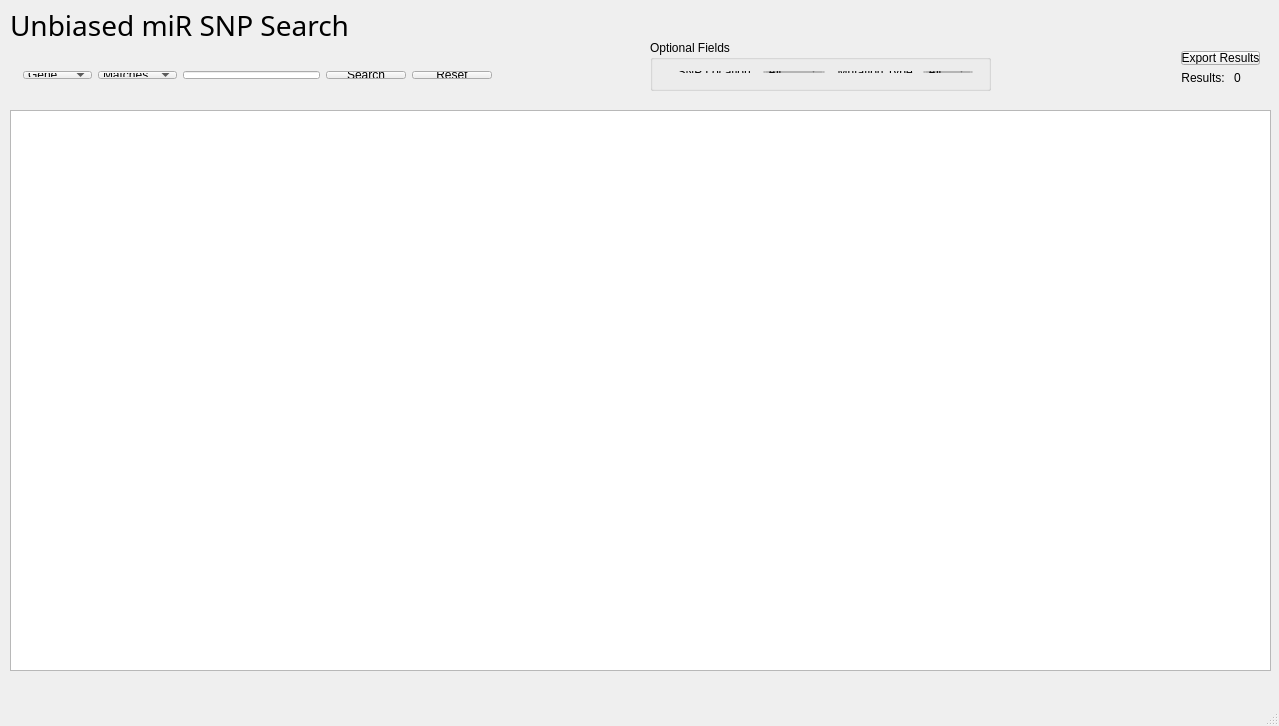
<?xml version="1.0" encoding="UTF-8"?>
<ui version="4.0">
 <class>MainWindow</class>
 <widget class="QMainWindow" name="MainWindow">
  <property name="enabled">
   <bool>true</bool>
  </property>
  <property name="geometry">
   <rect>
    <x>0</x>
    <y>0</y>
    <width>1279</width>
    <height>726</height>
   </rect>
  </property>
  <property name="windowTitle">
   <string>Unbiased miR SNP Search</string>
  </property>
  <property name="windowIcon">
   <iconset resource="resources.qrc">
    <normaloff>:/qresource/icon_200x200.png</normaloff>:/qresource/icon_200x200.png</iconset>
  </property>
  <widget class="QWidget" name="centralWidget">
   <widget class="QTableView" name="mainTable">
    <property name="geometry">
     <rect>
      <x>10</x>
      <y>110</y>
      <width>1261</width>
      <height>561</height>
     </rect>
    </property>
   </widget>
   <widget class="QLabel" name="titleHeader">
    <property name="geometry">
     <rect>
      <x>10</x>
      <y>10</y>
      <width>351</width>
      <height>31</height>
     </rect>
    </property>
    <property name="font">
     <font>
      <family>Imprint MT Shadow</family>
      <pointsize>21</pointsize>
     </font>
    </property>
    <property name="text">
     <string>Unbiased miR SNP Search</string>
    </property>
   </widget>
   <widget class="QWidget" name="layoutWidget">
    <property name="geometry">
     <rect>
      <x>1170</x>
      <y>40</y>
      <width>101</width>
      <height>55</height>
     </rect>
    </property>
    <layout class="QVBoxLayout" name="verticalLayout">
     <item>
      <widget class="QPushButton" name="exportResultsButton">
       <property name="text">
        <string>Export Results</string>
       </property>
      </widget>
     </item>
     <item>
      <layout class="QHBoxLayout" name="horizontalLayout_2">
       <item>
        <widget class="QLabel" name="label">
         <property name="text">
          <string>Results: </string>
         </property>
         <property name="alignment">
          <set>Qt::AlignRight|Qt::AlignTrailing|Qt::AlignVCenter</set>
         </property>
        </widget>
       </item>
       <item>
        <widget class="QLabel" name="resultsOutput">
         <property name="text">
          <string>0</string>
         </property>
         <property name="alignment">
          <set>Qt::AlignLeading|Qt::AlignLeft|Qt::AlignVCenter</set>
         </property>
        </widget>
       </item>
      </layout>
     </item>
    </layout>
   </widget>
   <widget class="QWidget" name="layoutWidget">
    <property name="geometry">
     <rect>
      <x>12</x>
      <y>60</y>
      <width>491</width>
      <height>30</height>
     </rect>
    </property>
    <layout class="QHBoxLayout" name="horizontalLayout">
     <item>
      <widget class="QComboBox" name="comboBox">
       <item>
        <property name="text">
         <string>Gene</string>
        </property>
       </item>
       <item>
        <property name="text">
         <string>SNP</string>
        </property>
       </item>
       <item>
        <property name="text">
         <string>miRNA</string>
        </property>
       </item>
      </widget>
     </item>
     <item>
      <widget class="QComboBox" name="comboBox_2">
       <item>
        <property name="text">
         <string>Matches</string>
        </property>
       </item>
       <item>
        <property name="text">
         <string>Contains</string>
        </property>
       </item>
      </widget>
     </item>
     <item>
      <widget class="QLineEdit" name="searchBar"/>
     </item>
     <item>
      <widget class="QPushButton" name="searchButton">
       <property name="text">
        <string>Search</string>
       </property>
      </widget>
     </item>
     <item>
      <widget class="QPushButton" name="resetButton">
       <property name="text">
        <string>Reset</string>
       </property>
      </widget>
     </item>
    </layout>
   </widget>
   <widget class="QGroupBox" name="groupBox">
    <property name="geometry">
     <rect>
      <x>650</x>
      <y>40</y>
      <width>341</width>
      <height>51</height>
     </rect>
    </property>
    <property name="title">
     <string>Optional Fields</string>
    </property>
    <widget class="QWidget" name="layoutWidget">
     <property name="geometry">
      <rect>
       <x>10</x>
       <y>20</y>
       <width>324</width>
       <height>24</height>
      </rect>
     </property>
     <layout class="QHBoxLayout" name="horizontalLayout_3">
      <item>
       <widget class="QLabel" name="label_3">
        <property name="text">
         <string>  SNP Location: </string>
        </property>
       </widget>
      </item>
      <item>
       <widget class="QComboBox" name="locationComboBox">
        <item>
         <property name="text">
          <string>All</string>
         </property>
        </item>
        <item>
         <property name="text">
          <string>5UTR</string>
         </property>
        </item>
        <item>
         <property name="text">
          <string>Gene</string>
         </property>
        </item>
        <item>
         <property name="text">
          <string>3UTR</string>
         </property>
        </item>
       </widget>
      </item>
      <item>
       <widget class="QLabel" name="label_4">
        <property name="text">
         <string>  Mutation Type: </string>
        </property>
       </widget>
      </item>
      <item>
       <widget class="QComboBox" name="mutTypeComboBox">
        <item>
         <property name="text">
          <string>All</string>
         </property>
        </item>
        <item>
         <property name="text">
          <string>Syn</string>
         </property>
        </item>
        <item>
         <property name="text">
          <string>Mis</string>
         </property>
        </item>
       </widget>
      </item>
     </layout>
    </widget>
   </widget>
   <zorder>layoutWidget</zorder>
   <zorder>mainTable</zorder>
   <zorder>layoutWidget</zorder>
   <zorder>titleHeader</zorder>
   <zorder>groupBox</zorder>
  </widget>
  <widget class="QMenuBar" name="menuBar">
   <property name="enabled">
    <bool>false</bool>
   </property>
   <property name="geometry">
    <rect>
     <x>0</x>
     <y>0</y>
     <width>1279</width>
     <height>21</height>
    </rect>
   </property>
  </widget>
  <widget class="QStatusBar" name="statusBar">
   <property name="enabled">
    <bool>false</bool>
   </property>
  </widget>
 </widget>
 <layoutdefault spacing="6" margin="11"/>
 <resources>
  <include location="resources.qrc"/>
 </resources>
 <connections/>
</ui>
